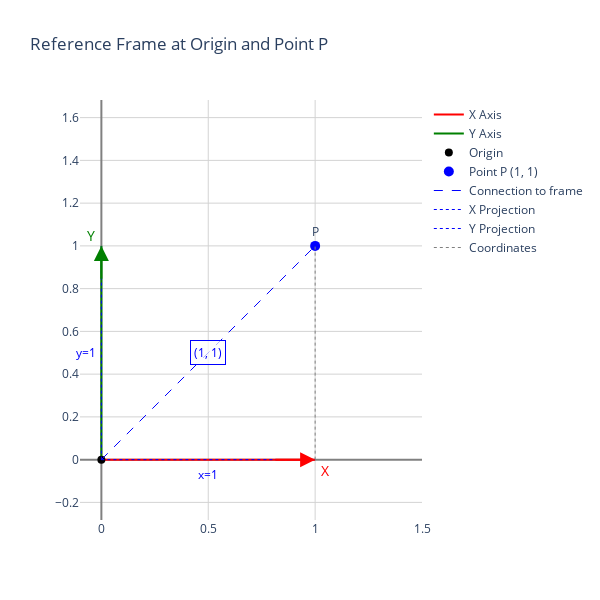

The notebook cell saved with this chart:
### Markdown cell above
## Simple Example: Reference Frame and Point

### Code cell
import numpy as np
import plotly.graph_objects as go

# Create a 2D point
point = np.array([1, 1])

# Create a figure with Plotly
fig = go.Figure()

# Add the reference frame axes (origin) - with arrows at unit length
# X axis with arrow (red) - without text, we'll add it with an annotation
fig.add_trace(go.Scatter(
    x=[0, 1], y=[0, 0],
    mode='lines',  # Removed text from here
    line=dict(color='red', width=2),
    name='X Axis'
))

# Add arrow and label X for X axis
fig.add_annotation(
    x=1, y=0,
    ax=0.8, ay=0,
    xref="x", yref="y",
    axref="x", ayref="y",
    showarrow=True,
    arrowhead=2,
    arrowsize=1.5,
    arrowwidth=2,
    arrowcolor='red'
)

# Add X label as separate annotation for better positioning
fig.add_annotation(
    x=1.05,  # Positioned slightly after the axis end
    y=-0.05,  # Slightly below the axis
    text="X",
    showarrow=False,
    font=dict(color='red', size=14),
    xref="x", yref="y"
)

# Y axis with arrow (green) - without text
fig.add_trace(go.Scatter(
    x=[0, 0], y=[0, 1],
    mode='lines',  # Removed text from here
    line=dict(color='green', width=2),
    name='Y Axis'
))

# Add arrow for Y axis
fig.add_annotation(
    x=0, y=1,
    ax=0, ay=0.8,
    xref="x", yref="y",
    axref="x", ayref="y",
    showarrow=True,
    arrowhead=2,
    arrowsize=1.5,
    arrowwidth=2,
    arrowcolor='green'
)

# Add Y label as separate annotation for better positioning
fig.add_annotation(
    x=-0.05,  # Slightly to the left of the axis
    y=1.05,   # Positioned slightly above the axis end
    text="Y",
    showarrow=False,
    font=dict(color='green', size=14),
    xref="x", yref="y"
)

# Add the origin
fig.add_trace(go.Scatter(
    x=[0], y=[0],
    mode='markers',
    marker=dict(color='black', size=8, symbol='circle'),
    name='Origin'
))

# Add the point
fig.add_trace(go.Scatter(
    x=[point[0]], y=[point[1]],
    mode='markers+text',
    marker=dict(color='blue', size=10),
    text=['P'],
    textposition="top center",
    name=f"Point P ({point[0]}, {point[1]})"
))

# Calculate the middle point of the line for exact positioning
mid_x = (0 + point[0]) / 2
mid_y = (0 + point[1]) / 2

# Draw a dashed line from the origin to the point
fig.add_trace(go.Scatter(
    x=[0, point[0]], y=[0, point[1]],
    mode='lines',
    line=dict(color='blue', width=1, dash='dash'),
    name='Connection to frame'
))

# Add the coordinates as an annotation directly on the line
fig.add_annotation(
    x=mid_x,
    y=mid_y,
    text=f"({point[0]}, {point[1]})",
    showarrow=False,
    font=dict(color='blue', size=12),
    bgcolor='rgba(255, 255, 255, 0.7)',  # Semi-transparent white background
    bordercolor='blue',
    borderwidth=1,
    borderpad=3
)

# Add projections on the axes as dotted lines
# Projection on X axis - using annotation instead of text in scatter
fig.add_trace(go.Scatter(
    x=[0, point[0]], y=[0, 0],
    mode='lines',
    line=dict(color='blue', width=1, dash='dot'),
    name='X Projection'
))

# Add X projection label as annotation
fig.add_annotation(
    x=point[0]/2,
    y=-0.07,
    text=f"x={point[0]}",
    showarrow=False,
    font=dict(color='blue', size=12),
    xref="x", yref="y"
)

# Projection on Y axis - using annotation instead of text in scatter
fig.add_trace(go.Scatter(
    x=[0, 0], y=[0, point[1]],
    mode='lines',
    line=dict(color='blue', width=1, dash='dot'),
    name='Y Projection'
))

# Add Y projection label as annotation
fig.add_annotation(
    x=-0.07,
    y=point[1]/2,
    text=f"y={point[1]}",
    showarrow=False,
    font=dict(color='blue', size=12),
    xref="x", yref="y"
)

# Perpendicular lines from the point to the axes
fig.add_trace(go.Scatter(
    x=[point[0], point[0]], y=[0, point[1]],
    mode='lines',
    line=dict(color='gray', width=1, dash='dot'),
    name='Coordinates'
))

# Configure the figure
fig.update_layout(
    title="Reference Frame at Origin and Point P",
    xaxis=dict(range=[-0.1, 1.5], title=""),  # Adjusted range for better visualization
    yaxis=dict(range=[-0.1, 1.5], title=""),
    width=600, height=600,
    plot_bgcolor='white',
    yaxis_scaleanchor="x",  # Ensures that X and Y scales are equal
    yaxis_scaleratio=1
)

# Grid
fig.update_xaxes(showgrid=True, gridwidth=1, gridcolor='lightgray', zeroline=True, zerolinewidth=2, zerolinecolor='gray')
fig.update_yaxes(showgrid=True, gridwidth=1, gridcolor='lightgray', zeroline=True, zerolinewidth=2, zerolinecolor='gray')

fig.show()

### Figure 1 — Plotly figure (JSON) as saved in the notebook; plotly's stock layout.template omitted (floating-point values rounded to 4 significant figures)
{"data": [{"line": {"color": "red", "width": 2}, "mode": "lines", "name": "X Axis", "type": "scatter", "x": [0, 1], "y": [0, 0]}, {"line": {"color": "green", "width": 2}, "mode": "lines", "name": "Y Axis", "type": "scatter", "x": [0, 0], "y": [0, 1]}, {"marker": {"color": "black", "size": 8, "symbol": "circle"}, "mode": "markers", "name": "Origin", "type": "scatter", "x": [0], "y": [0]}, {"marker": {"color": "blue", "size": 10}, "mode": "markers+text", "name": "Point P (1, 1)", "text": ["P"], "textposition": "top center", "type": "scatter", "x": [1], "y": [1]}, {"line": {"color": "blue", "dash": "dash", "width": 1}, "mode": "lines", "name": "Connection to frame", "type": "scatter", "x": [0, 1], "y": [0, 1]}, {"line": {"color": "blue", "dash": "dot", "width": 1}, "mode": "lines", "name": "X Projection", "type": "scatter", "x": [0, 1], "y": [0, 0]}, {"line": {"color": "blue", "dash": "dot", "width": 1}, "mode": "lines", "name": "Y Projection", "type": "scatter", "x": [0, 0], "y": [0, 1]}, {"line": {"color": "gray", "dash": "dot", "width": 1}, "mode": "lines", "name": "Coordinates", "type": "scatter", "x": [1, 1], "y": [0, 1]}], "layout": {"annotations": [{"arrowcolor": "red", "arrowhead": 2, "arrowsize": 1.5, "arrowwidth": 2, "ax": 0.8, "axref": "x", "ay": 0, "ayref": "y", "showarrow": true, "x": 1, "xref": "x", "y": 0, "yref": "y"}, {"font": {"color": "red", "size": 14}, "showarrow": false, "text": "X", "x": 1.05, "xref": "x", "y": -0.05, "yref": "y"}, {"arrowcolor": "green", "arrowhead": 2, "arrowsize": 1.5, "arrowwidth": 2, "ax": 0, "axref": "x", "ay": 0.8, "ayref": "y", "showarrow": true, "x": 0, "xref": "x", "y": 1, "yref": "y"}, {"font": {"color": "green", "size": 14}, "showarrow": false, "text": "Y", "x": -0.05, "xref": "x", "y": 1.05, "yref": "y"}, {"bgcolor": "rgba(255, 255, 255, 0.7)", "bordercolor": "blue", "borderpad": 3, "borderwidth": 1, "font": {"color": "blue", "size": 12}, "showarrow": false, "text": "(1, 1)", "x": 0.5, "y": 0.5}, {"font": {"color": "blue", "size": 12}, "showarrow": false, "text": "x=1", "x": 0.5, "xref": "x", "y": -0.07, "yref": "y"}, {"font": {"color": "blue", "size": 12}, "showarrow": false, "text": "y=1", "x": -0.07, "xref": "x", "y": 0.5, "yref": "y"}], "height": 600, "plot_bgcolor": "white", "title": {"text": "Reference Frame at Origin and Point P"}, "width": 600, "xaxis": {"gridcolor": "lightgray", "gridwidth": 1, "range": [-0.1, 1.5], "showgrid": true, "title": {"text": ""}, "zeroline": true, "zerolinecolor": "gray", "zerolinewidth": 2}, "yaxis": {"gridcolor": "lightgray", "gridwidth": 1, "range": [-0.1, 1.5], "scaleanchor": "x", "scaleratio": 1, "showgrid": true, "title": {"text": ""}, "zeroline": true, "zerolinecolor": "gray", "zerolinewidth": 2}}}
